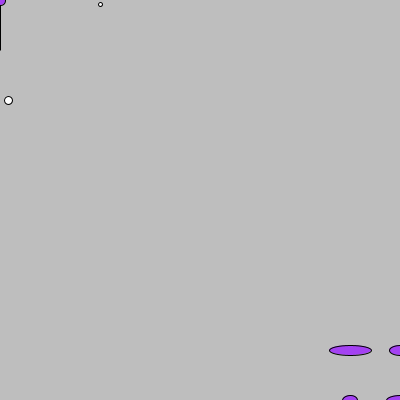
Frame 1 (no input)
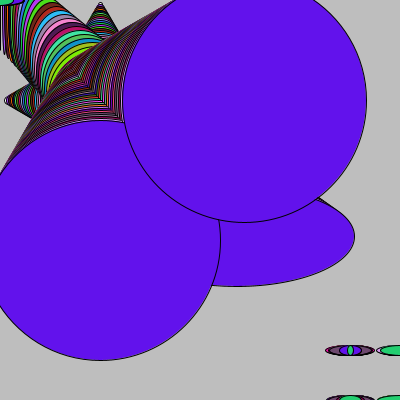
Frame 60 (the mouse pressed at the canvas centre just before this capture)
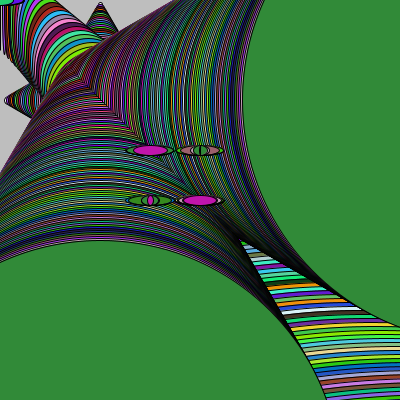
Frame 120 (the mouse held since frame 60 and released just before this capture)

The Processing sketch that drew these frames (run headless with seeded random() and noise(); from frame 60 on, the mouse is pressed at the canvas centre):

// Processing sketch: processing_78173
// ── processing_78173.pde

int tamany=10;
int posicion=0;
void setup(){
 size(400, 400);
 background(190);
}
void draw(){
// el "a" disminuye las 5 redondas y la "w" limpia y agranda las redondas que se mueven por el raton
// dando a la 'e' nos cambiara de imagen, y para volver, le damos a la 'w'.
 ellipse(posicion,posicion,posicion,100);
 posicion=(posicion+4)%500; 
 ellipse(100,posicion,posicion,posicion);
 posicion=(posicion+4)%500;
 ellipse(posicion,100,posicion,posicion);
 posicion=(posicion-4)%500;

 if(key =='e') {
   background(random(0,255));
 }
 
 fill(int(random(255)), int(random(255)), int(random(255)));
 ellipse(mouseX, mouseY,int(random(50)), tamany);
 ellipse(350 -mouseX,350 -mouseY,int(random(50)), tamany);
 ellipse(350 -mouseX,400 -mouseY,int(random(50)), tamany);
 ellipse(400 -mouseX,350 -mouseY,int(random(50)), tamany);
  ellipse(400 -mouseX,400 -mouseY,int(random(50)), tamany);
  
}
void keyPressed(){
  if(key =='a'){
    tamany=tamany+2;
  } else {
    tamany=tamany-2;
  }
  if(key == 'w'){
    if(mousePressed == true);
    background(#0F17DB);
  }
}
